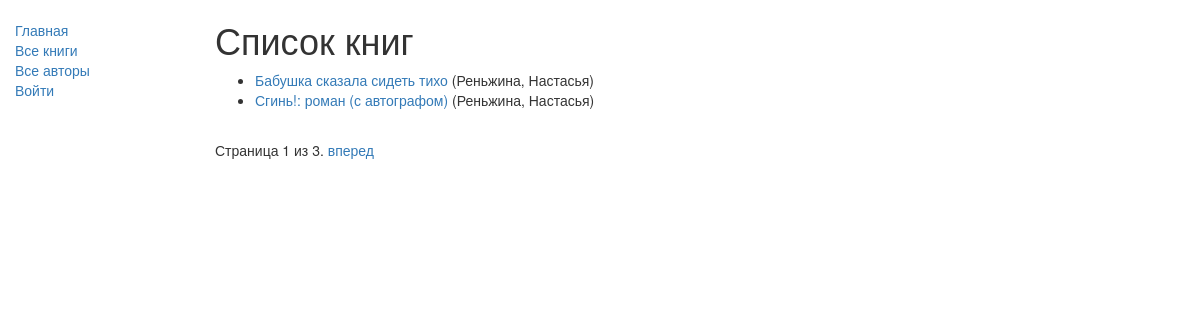
/catalog/books/, run on the app's committed database.
### catalog/models.py (models this page shows, shortened)
class Book(models.Model):
    title = models.CharField(max_length=200, verbose_name="Название")
    author = models.ForeignKey(
        Author,
        on_delete=models.SET_NULL,
        null=True,
        verbose_name="Автор"
    )
    summary = models.TextField(
        max_length=1000,
        verbose_name="Аннотация",
        help_text="Введите краткое описание книги"
    )
    isbn = models.CharField(
        max_length=13,
        verbose_name="ISBN",
        help_text='13 символов <a href="https://www.isbn-international.org/content/what-isbn">ISBN номер</a>'
    )
    genre = models.ManyToManyField(
        Genre,
        verbose_name="Жанр",
        help_text="Выберите жанр для этой книги"
    )
    language = models.ForeignKey(
        Language,
        on_delete=models.SET_NULL,
        null=True,
        verbose_name="Язык"
    )
    class Meta:
        verbose_name = "Книга"
        verbose_name_plural = "Книги"
    def display_genre(self):
        return ', '.join([genre.name for genre in self.genre.all()[:3]])
    display_genre.short_description = 'Жанр'
    def get_absolute_url(self):
        return reverse('book-detail', args=[str(self.id)])

class Author(models.Model):
    first_name = models.CharField(max_length=100, verbose_name="Имя")
    last_name = models.CharField(max_length=100, verbose_name="Фамилия")
    date_of_birth = models.DateField(verbose_name="Дата рождения", null=True, blank=True)
    date_of_death = models.DateField(verbose_name="Дата смерти", null=True, blank=True)
    class Meta:
        verbose_name = "Автор"
        verbose_name_plural = "Авторы"
    def __str__(self):
        return f"{self.last_name}, {self.first_name}"

### catalog/views.py (the view)
# urls.py: path('books/', views.BookListView.as_view(), name='books'),
class BookListView(generic.ListView):
    model = Book
    paginate_by = 2 #по туториалу 10, но чтоб было видно 2

### catalog/templates/catalog/book_list.html
{% extends "base_generic.html" %}
{% block content %}
    <h1>Список книг</h1>
    {% if book_list %}
    <ul>
      {% for book in book_list %}
      <li>
        <a href="{{ book.get_absolute_url }}">{{ book.title }}</a> ({{ book.author }})
      </li>
      {% endfor %}
    </ul>
    {% else %}
      <p>В библиотеке пока нет книг.</p>
    {% endif %}
{% endblock %}

### data on the page
Book: title "Бабушка сказала сидеть тихо", author "Реньжина, Настасья"
Book: title "Сгинь!: роман (с автографом)", author "Реньжина, Настасья"

### other printed values
{{ page_obj.number }} "1"
{{ page_obj.paginator.num_pages }} "3"
